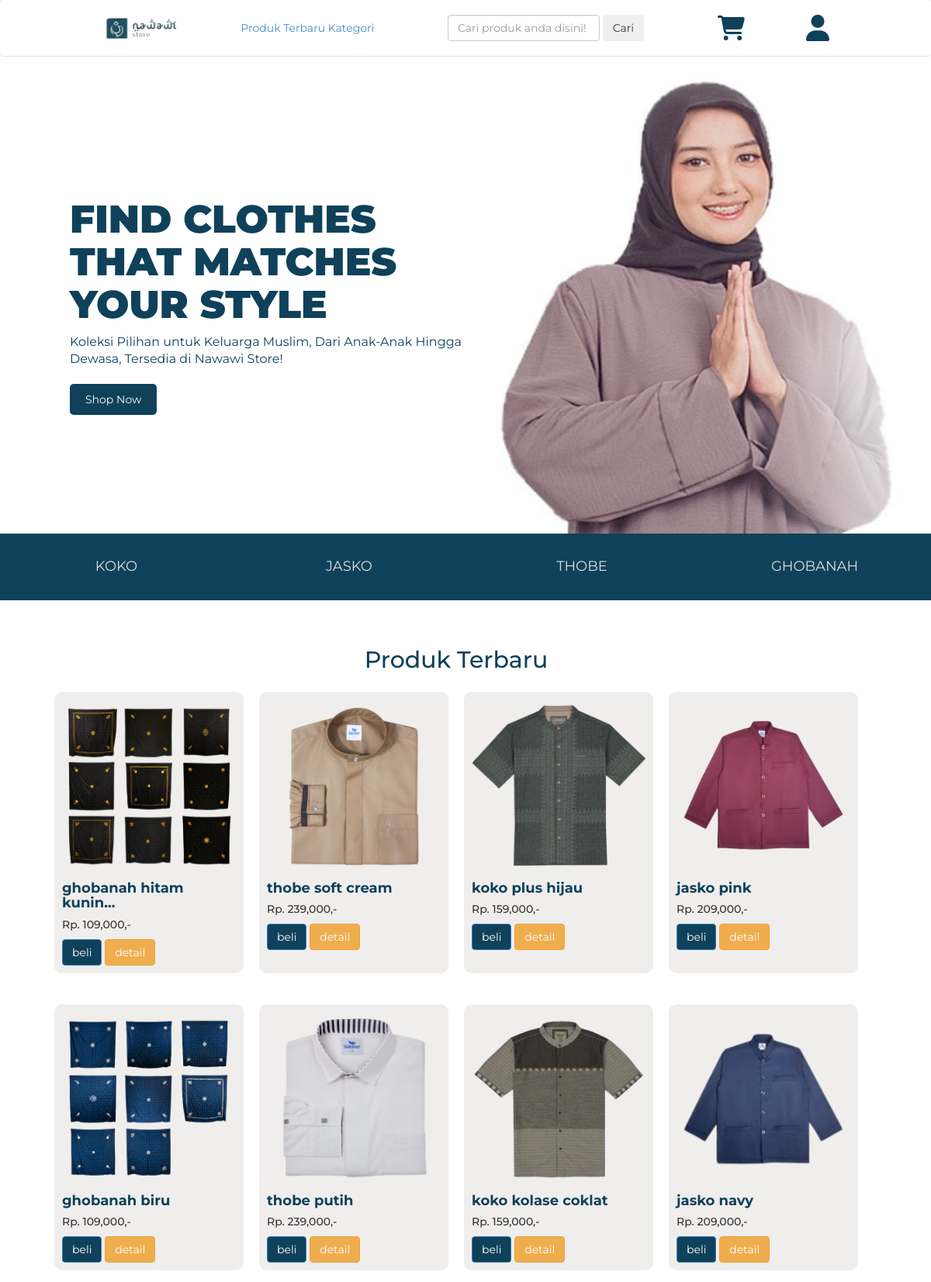
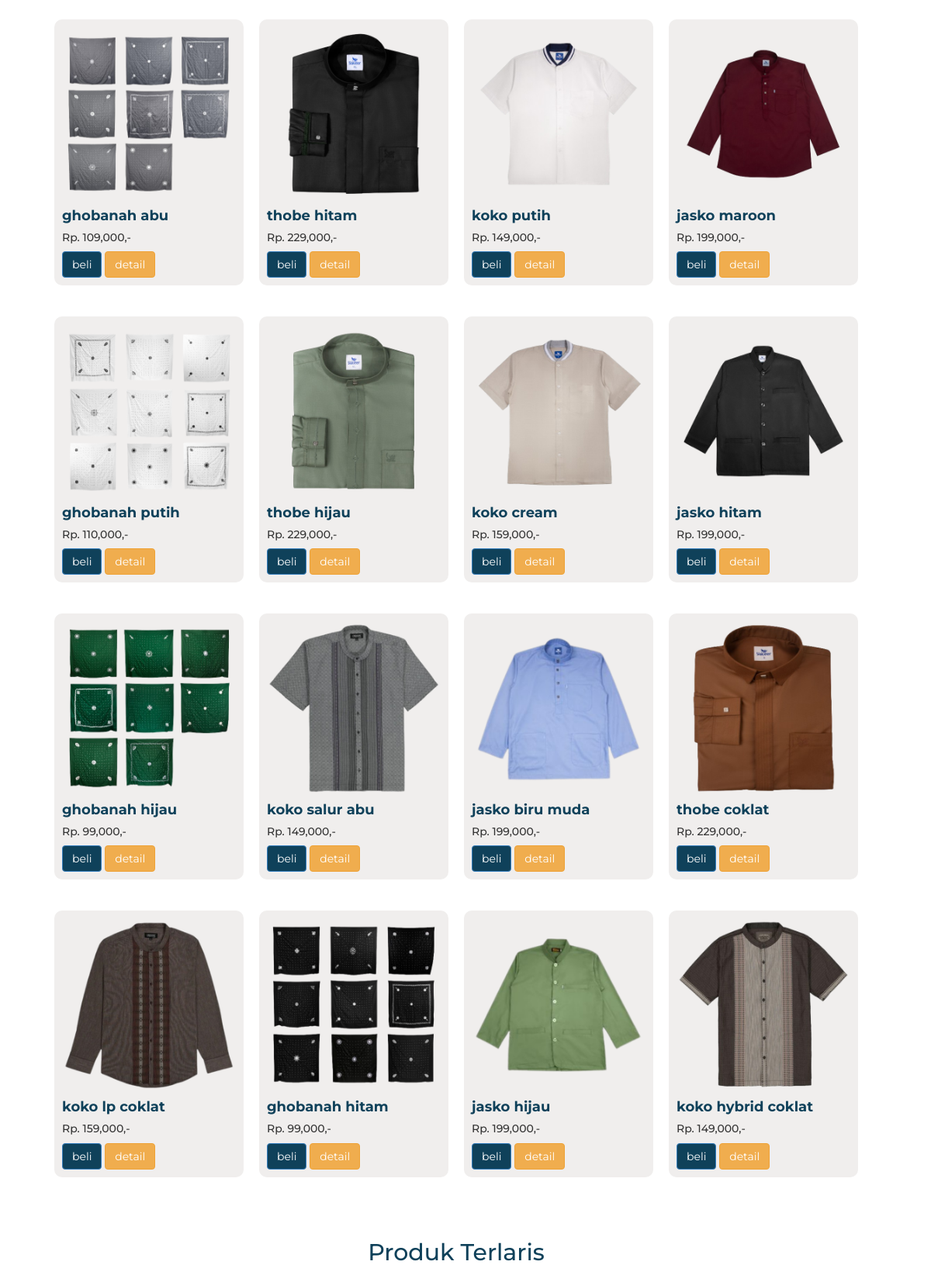
The page / (upper part) on the database its author committed (2 pictures, top to bottom).
### tables this page shows
CREATE TABLE `kategori` (
  `id_kategori` int(5) NOT NULL,
  `nama_kategori` varchar(100) NOT NULL
);

CREATE TABLE `produk` (
  `id_produk` int(11) NOT NULL,
  `id_kategori` int(5) NOT NULL,
  `nama_produk` varchar(100) NOT NULL,
  `harga_produk` int(11) NOT NULL,
  `berat_produk` int(11) NOT NULL,
  `foto_produk` varchar(100) NOT NULL,
  `deskripsi_produk` text NOT NULL,
  `stok_produk` int(5) NOT NULL
);

### index.php (the view, shortened to what this page needs)
<?php
include 'koneksi.php';
?>
<!DOCTYPE html>
<html lang="en">
<head>
  <link rel="stylesheet" href="admin/assets/css/bootstrap.css">
  <link rel="stylesheet" href="admin/assets/css/styles.css">
</head>
<body>
<?php include 'templates/top-navbar.php'; ?>
<div class="container-landing">
    <div class="landing-page">
        <div class="landing-left">
            <h2>FIND CLOTHES THAT MATCHES YOUR STYLE</h2>
            <p>Koleksi Pilihan untuk Keluarga Muslim, Dari Anak-Anak Hingga Dewasa, Tersedia di Nawawi Store!</p>
            <a href="#top-selling" class="shop-now-btn">Shop Now</a>
        </div>
        <div class="landing-right">
            <img src="admin/assets/img/landing.png" alt="Image">
        </div>
    </div>
</div>
<div class="container-category">
    <div class="category-line">
        <?php
        $query = "SELECT * FROM kategori";
        $result = mysqli_query($koneksi, $query);
        if ($result && mysqli_num_rows($result) > 0) {
            while ($row = mysqli_fetch_assoc($result)) {
                $categoryLink = 'kategori.php?category_id=' . $row['id_kategori'];
                echo '<a href="' . $categoryLink . '">' . $row['nama_kategori'] . '</a>';
            }
        } else {
            echo 'Error: Failed to fetch categories.';
        }
        ?>
    </div>
</div>
<section class="content" id="new-arrivals">
  <div class="container-produk">
    <h2 class="new-arrivals-title">Produk Terbaru</h2>
    <div class="new-arrivals">
      <?php
      $ambil = $koneksi->query("SELECT * FROM produk ORDER BY id_produk DESC");
      while($perproduk = $ambil->fetch_assoc()):
      ?>
      <div class="card-box">
        <div class="">
          <img src="foto_produk/<?= $perproduk['foto_produk']; ?>">
        </div>
        <div class="caption">
          <?php
          $nama_produk = $perproduk['nama_produk'];
          $batas_karakter = 20;
          if(strlen($nama_produk) > $batas_karakter) {
            $nama_produk = substr($nama_produk, 0, $batas_karakter) . '...';
          }
          ?>
          <h4><?= $nama_produk; ?></h4>
          <h5>Rp. <?= number_format($perproduk['harga_produk']); ?>,-</h5>
          <a href="beli.php?id=<?= $perproduk['id_produk']; ?>" class="btn btn-primary">beli</a>
          <a href="detail.php?id=<?= $perproduk['id_produk']; ?>" class="btn btn-warning">detail</a>
        </div>
      </div>
      <?php endwhile; ?>
    </div>
  </div>
</section>
<section class="content"id="top-selling">
  <div class="container-produk">
    <h2 class="new-arrivals-title">Produk Terlaris</h2>
    <div class="new-arrivals">
    </div>
  </div>
</section>
    <?php include 'templates/footer.php'; ?>
</body>
</html>

### admin/assets/css/styles.css (style rules this page uses)
body { font-family:'Montserrat', sans-serif; margin: 0; padding: 0; }
html { scroll-behavior: smooth; }
.container-produk { margin: 5% 7% 5% 5%; }
.container-landing { margin: 0; padding: 0px 40px 0px 40px; }
.landing-page { border: #333 1px; position: relative; display: flex; justify-content: center; align-items: center; padding-top: 10px; }
.landing-left { border: #333 1px; flex: 1; position: relative; padding-right: 20px; padding-left: 50px; }
.landing-left h2 { color: #0F415A; font-weight: 900; font-size: 50px; margin-bottom: 10px; }
.landing-left p { font-size: 16px; margin-bottom: 20px; }
.shop-now-btn { display: inline-block; padding: 10px 20px; background-color: #0F415A; color: white; text-decoration: none; border-radius: 5px; }
.landing-right { flex: 1; }
.landing-right img { max-width: 100%; height: auto; }
.category-line { display: flex; justify-content: space-around; padding: 20px 0; background-color: #0F415A; }
.container-category { margin:0%; }
.category-line a { flex: 1; text-align: center; color: #ddd; text-decoration: none; font-size: 18px; padding: 10px; transition: all 0.3s ease; }
.new-arrivals { display: flex; justify-content: space-around; flex-wrap: wrap; }
.new-arrivals-title { margin: 5px 0; text-align: center; color: #0F415A; }
.card-box { width: calc(25% - 20px); margin: 20px 10px; background-color: #F0EEED; border-radius: 10px; padding: 10px; box-sizing: border-box; }
.card-box a { text-decoration: none; color: inherit; }
.card-box img { max-width: 100%; height: auto; }
.footer-about h4, p { margin-top: 0; color: #0F415A; }
.item-container h3,h4 { color: #0F415A; }
.caption h4 { font-weight: bold; }

### rows shown on the page
kategori: nama_kategori "KOKO"
kategori: nama_kategori "JASKO"
kategori: nama_kategori "THOBE"
kategori: nama_kategori "GHOBANAH"
produk: foto_produk (picture), nama_produk "ghobanah hitam kunin...", harga_produk "109,000"
produk: foto_produk (picture), nama_produk "thobe soft cream", harga_produk "239,000"
produk: foto_produk (picture), nama_produk "koko plus hijau", harga_produk "159,000"
produk: foto_produk (picture), nama_produk "jasko pink", harga_produk "209,000"
produk: foto_produk (picture), nama_produk "ghobanah biru", harga_produk "109,000"
produk: foto_produk (picture), nama_produk "thobe putih", harga_produk "239,000"
produk: foto_produk (picture), nama_produk "koko kolase coklat", harga_produk "159,000"
produk: foto_produk (picture), nama_produk "jasko navy", harga_produk "209,000"
produk: foto_produk (picture), nama_produk "ghobanah abu", harga_produk "109,000"
produk: foto_produk (picture), nama_produk "thobe hitam", harga_produk "229,000"
produk: foto_produk (picture), nama_produk "koko putih", harga_produk "149,000"
produk: foto_produk (picture), nama_produk "jasko maroon", harga_produk "199,000"
produk: foto_produk (picture), nama_produk "ghobanah putih", harga_produk "110,000"
produk: foto_produk (picture), nama_produk "thobe hijau", harga_produk "229,000"
produk: foto_produk (picture), nama_produk "koko cream", harga_produk "159,000"
produk: foto_produk (picture), nama_produk "jasko hitam", harga_produk "199,000"
produk: foto_produk (picture), nama_produk "ghobanah hijau", harga_produk "99,000"
produk: foto_produk (picture), nama_produk "koko salur abu", harga_produk "149,000"
produk: foto_produk (picture), nama_produk "jasko biru muda", harga_produk "199,000"
produk: foto_produk (picture), nama_produk "thobe coklat", harga_produk "229,000"
produk: foto_produk (picture), nama_produk "koko lp coklat", harga_produk "159,000"
produk: foto_produk (picture), nama_produk "ghobanah hitam", harga_produk "99,000"
produk: foto_produk (picture), nama_produk "jasko hijau", harga_produk "199,000"
produk: foto_produk (picture), nama_produk "koko hybrid coklat", harga_produk "149,000"
